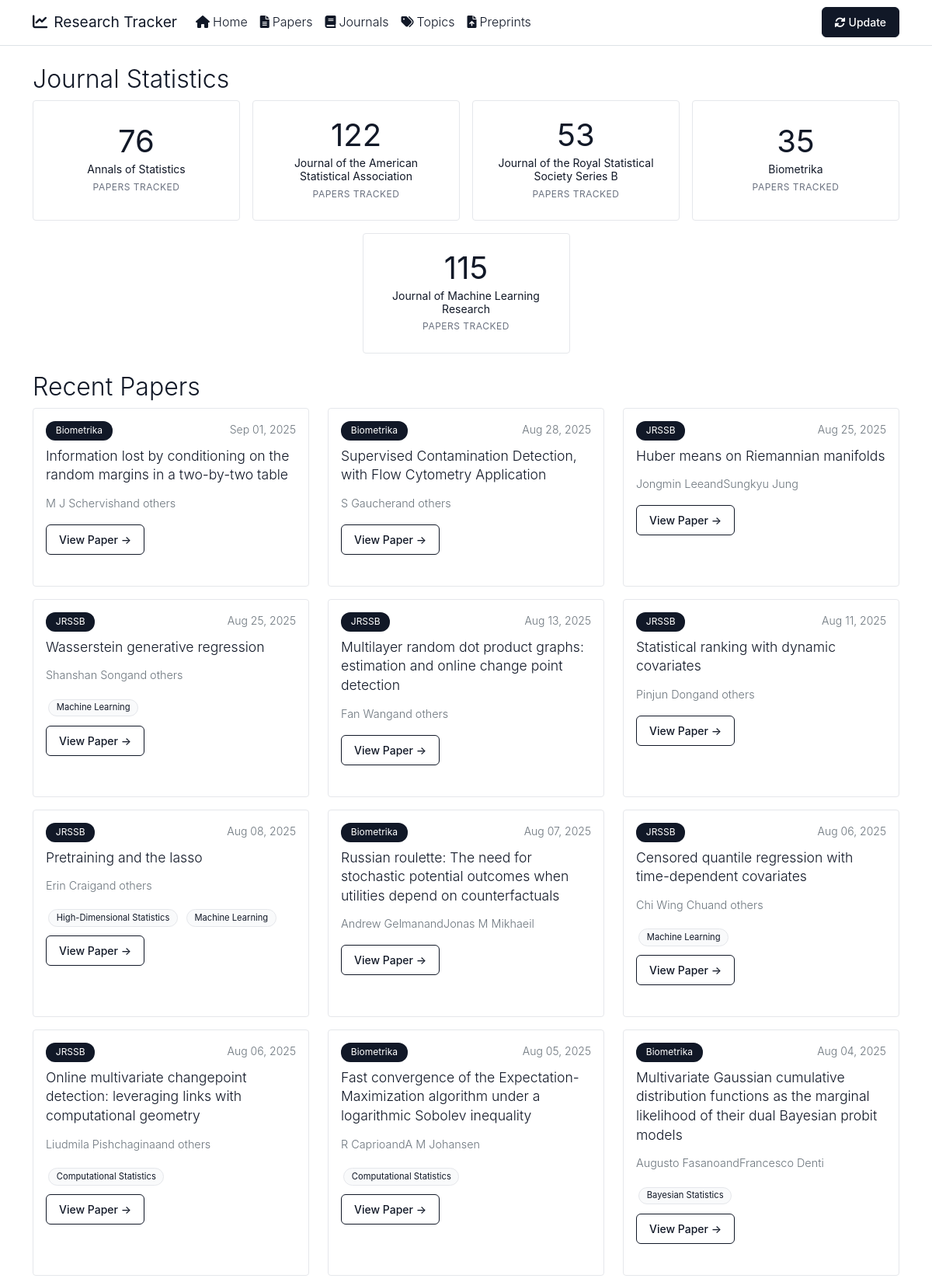
The page / (upper part) on the database its author committed.
### app/models.py (models this page shows)
class Journal(Base):
    __tablename__ = 'journals'
    id = Column(Integer, primary_key=True, index=True)
    name = Column(String(100), unique=True, index=True)
    short_name = Column(String(20), unique=True, index=True)
    abbreviation = Column(String(20), unique=True)
    url = Column(String(500))
    papers_url = Column(String(500))
    papers = relationship("Paper", back_populates="journal")

class Paper(Base):
    __tablename__ = 'papers'
    id = Column(Integer, primary_key=True, index=True)
    title = Column(String(500), index=True)
    abstract = Column(Text, nullable=True)
    doi = Column(String(200), nullable=True, unique=True)
    url = Column(String(500), nullable=True)
    pdf_url = Column(String(500), nullable=True)
    bibtex = Column(Text, nullable=True)  # Store BibTeX citation
    publication_date = Column(DateTime, nullable=True)
    accepted_date = Column(DateTime, nullable=True)
    scraped_date = Column(DateTime, default=datetime.utcnow)
    section = Column(String(100), nullable=True)  # Added section field
    journal_id = Column(Integer, ForeignKey('journals.id'))
    journal = relationship("Journal", back_populates="papers")
    authors = relationship("Author", secondary=paper_authors, back_populates="papers", order_by=paper_authors.c.author_order)
    topics = relationship("Topic", secondary=paper_topics, back_populates="papers")

class Author(Base):
    __tablename__ = 'authors'
    id = Column(Integer, primary_key=True, index=True)
    name = Column(String(200), index=True)
    email = Column(String(200), nullable=True)
    affiliation = Column(String(500), nullable=True)
    papers = relationship("Paper", secondary=paper_authors, back_populates="authors")

class Topic(Base):
    __tablename__ = 'topics'
    id = Column(Integer, primary_key=True, index=True)
    name = Column(String(100), unique=True, index=True)
    description = Column(Text, nullable=True)
    papers = relationship("Paper", secondary=paper_topics, back_populates="topics")

### app/main.py (the view)
@app.get("/", response_class=HTMLResponse)
async def home(request: Request, db: Session = Depends(get_db)):
    recent_papers = db.query(Paper).options(joinedload(Paper.journal)).order_by(
        desc(Paper.publication_date),
        desc(Paper.scraped_date)
    ).limit(20).all()
    journal_stats = db.query(
        Journal.name,
        func.count(Paper.id).label('paper_count')
    ).join(Paper).group_by(Journal.id).all()
    return templates.TemplateResponse("index.html", {
        "request": request,
        "recent_papers": recent_papers,
        "journal_stats": journal_stats
    })

### templates/index.html (shortened to what this page needs)
{% extends "base.html" %}
{% block content %}
<div class="row mb-4">
    <div class="col-12">
        <h2>Journal Statistics</h2>
        {% if journal_stats %}
        <div class="row g-3 justify-content-center">
            {% for journal_name, paper_count in journal_stats %}
            <div class="col-sm-6 col-md-4 col-lg-3">
                <div class="stat-card h-100">
                    <div class="stat-number">{{ paper_count }}</div>
                    <div class="stat-title">{{ journal_name }}</div>
                    <div class="stat-label">papers tracked</div>
                </div>
            </div>
            {% endfor %}
        </div>
        {% else %}
        <div class="empty-state">
            <i class="fas fa-chart-bar"></i>
            <h5>No statistics available yet</h5>
            <p>Click "Update" to start tracking papers from journals</p>
        </div>
        {% endif %}
    </div>
</div>
<div class="row">
    <div class="col-12">
        <h2>Recent Papers</h2>
        {% if recent_papers %}
        <div class="row">
            {% for paper in recent_papers %}
            <div class="col-md-6 col-lg-4 mb-3">
                <div class="card paper-card h-100">
                    <div class="card-body">
                        <div class="d-flex justify-content-between align-items-start mb-2">
                            <span class="badge bg-primary journal-badge">
                            {%- if paper.journal -%}
                                {%- if paper.journal.abbreviation -%}
                                    {{ paper.journal.abbreviation }}
                                {%- elif paper.journal.short_name -%}
                                    {{ paper.journal.short_name }}
                                {%- else -%}
                                    {{ paper.journal.name[:4].upper() }}
                                {%- endif -%}
                            {%- else -%}
                                Unknown
                            {%- endif -%}
                            </span>
                            <small class="text-muted">{{ paper.publication_date.strftime('%b %d, %Y') if paper.publication_date else (paper.scraped_date.strftime('%b %d, %Y') if paper.scraped_date else '') }}</small>
                        </div>
                        <h5 class="card-title">
                            <a href="/paper/{{ paper.id }}" class="text-decoration-none">{{ paper.title }}</a>
                        </h5>
                        {% if paper.authors %}
                        <p class="card-text authors-list text-muted small">
                            {{ (paper.authors | format_authors)[:3] | join(', ') }}
                        </p>
                        {% endif %}
                        {% if paper.topics %}
                        <div class="mb-2">
                            {% for topic in paper.topics[:3] %}
                            <span class="badge bg-secondary topic-tag">{{ topic.name }}</span>
                            {% endfor %}
                        </div>
                        {% endif %}
                        {% if paper.url %}
                        <a href="{{ paper.url }}" class="btn btn-sm btn-outline-primary" target="_blank">
                            View Paper →
                        </a>
                        {% endif %}
                    </div>
                </div>
            </div>
            {% endfor %}
        </div>
        {% else %}
        <div class="text-center py-5">
            <p class="text-muted">No papers found. Click the "Update" button to scrape for recent papers.</p>
        </div>
        {% endif %}
    </div>
</div>
{% endblock %}

### static/style.css (style rules this page uses)
:root { --primary-color: #111827; --secondary-color: #111827; --accent-color: #6b7280; --success-color: #059669; --warning-color: #d97706; --light-bg: #f9fafb; --dark-text: #111827; --border-radius: 8px; --box-shadow: 0 1px 3px rgba(0,0,0,0.05); }
body { font-family: -apple-system, BlinkMacSystemFont, 'Segoe UI', Roboto, sans-serif; line-height: 1.6; color: var(--dark-text); font-weight: 300; }
h1, h2, h3, h4, h5, h6 { font-weight: 300; color: var(--dark-text); }
.card { border: 1px solid #e5e7eb; border-radius: 4px; box-shadow: none; transition: all 0.2s ease; height: 100%; }
.paper-card { margin-bottom: 1.5rem; }
.paper-card .card-title { font-size: 1.1rem; line-height: 1.4; margin-bottom: 0.75rem; }
.paper-card .card-title a { color: var(--dark-text); text-decoration: none; }
.stat-card { text-align: center; padding: 1.5rem; background: white; border-radius: 4px; border: 1px solid #e5e7eb; transition: all 0.2s ease; display: flex; flex-direction: column; justify-content: center; min-height: 120px; }
.stat-number { font-size: 2.5rem; font-weight: 400; color: var(--primary-color); margin-bottom: 0.5rem; line-height: 1; }
.stat-title { font-size: 0.875rem; font-weight: 400; color: var(--dark-text); margin-bottom: 0.25rem; line-height: 1.2; }
.stat-label { color: #6b7280; font-size: 0.75rem; text-transform: uppercase; letter-spacing: 0.5px; font-weight: 400; }
.journal-badge { background: var(--primary-color) !important; font-size: 0.75rem; padding: 0.4rem 0.8rem; border-radius: 12px; font-weight: 400; color: white !important; }
.topic-tag { background: var(--light-bg) !important; color: var(--dark-text) !important; border: 1px solid #e5e7eb; font-size: 0.7rem; padding: 0.3rem 0.6rem; border-radius: 12px; margin: 0.2rem; display: inline-block; font-weight: 400; }
.btn { border-radius: 4px; padding: 0.5rem 1rem; font-weight: 400; transition: all 0.2s ease; font-size: 0.875rem; border-width: 1px; }
.btn-outline-primary { color: var(--primary-color); border-color: var(--primary-color); font-weight: 500; border-radius: 6px; }
.authors-list { color: #6c757d; font-size: 0.9rem; }

### rows shown on the page
Journal: paper_count "76", name "Annals of Statistics"
Journal: paper_count "122", name "Journal of the American Statistical Association"
Journal: paper_count "53", name "Journal of the Royal Statistical Society Series B"
Journal: paper_count "35", name "Biometrika"
Journal: paper_count "115", name "Journal of Machine Learning Research"
Paper: journal.abbreviation "Biometrika", publication_date "Sep 01, 2025", title "Information lost by conditioning on the random margins in a two-by-two table"
Author: name "M J Schervishand others"
Paper: journal.abbreviation "Biometrika", publication_date "Aug 28, 2025", title "Supervised Contamination Detection, with Flow Cytometry Application"
Author: name "S Gaucherand others"
Paper: journal.abbreviation "JRSSB", publication_date "Aug 25, 2025", title "Huber means on Riemannian manifolds"
Author: name "Jongmin LeeandSungkyu Jung"
Paper: journal.abbreviation "JRSSB", publication_date "Aug 25, 2025", title "Wasserstein generative regression"
Author: name "Shanshan Songand others"
Topic: name "Machine Learning"
Paper: journal.abbreviation "JRSSB", publication_date "Aug 13, 2025", title "Multilayer random dot product graphs: estimation and online change point detection"
Author: name "Fan Wangand others"
Paper: journal.abbreviation "JRSSB", publication_date "Aug 11, 2025", title "Statistical ranking with dynamic covariates"
Author: name "Pinjun Dongand others"
Paper: journal.abbreviation "JRSSB", publication_date "Aug 08, 2025", title "Pretraining and the lasso"
Author: name "Erin Craigand others"
Topic: name "High-Dimensional Statistics"
Paper: journal.abbreviation "Biometrika", publication_date "Aug 07, 2025", title "Russian roulette: The need for stochastic potential outcomes when utilities depend on counterfactuals"
Author: name "Andrew GelmanandJonas M Mikhaeil"
Paper: journal.abbreviation "JRSSB", publication_date "Aug 06, 2025", title "Censored quantile regression with time-dependent covariates"
Author: name "Chi Wing Chuand others"
Paper: journal.abbreviation "JRSSB", publication_date "Aug 06, 2025", title "Online multivariate changepoint detection: leveraging links with computational geometry"
Author: name "Liudmila Pishchaginaand others"
Topic: name "Computational Statistics"
Paper: journal.abbreviation "Biometrika", publication_date "Aug 05, 2025", title "Fast convergence of the Expectation-Maximization algorithm under a logarithmic Sobolev inequality"
Author: name "R CaprioandA M Johansen"
Paper: journal.abbreviation "Biometrika", publication_date "Aug 04, 2025", title "Multivariate Gaussian cumulative distribution functions as the marginal likelihood of their dual Bayesian probit models"
Author: name "Augusto FasanoandFrancesco Denti"
Topic: name "Bayesian Statistics"
